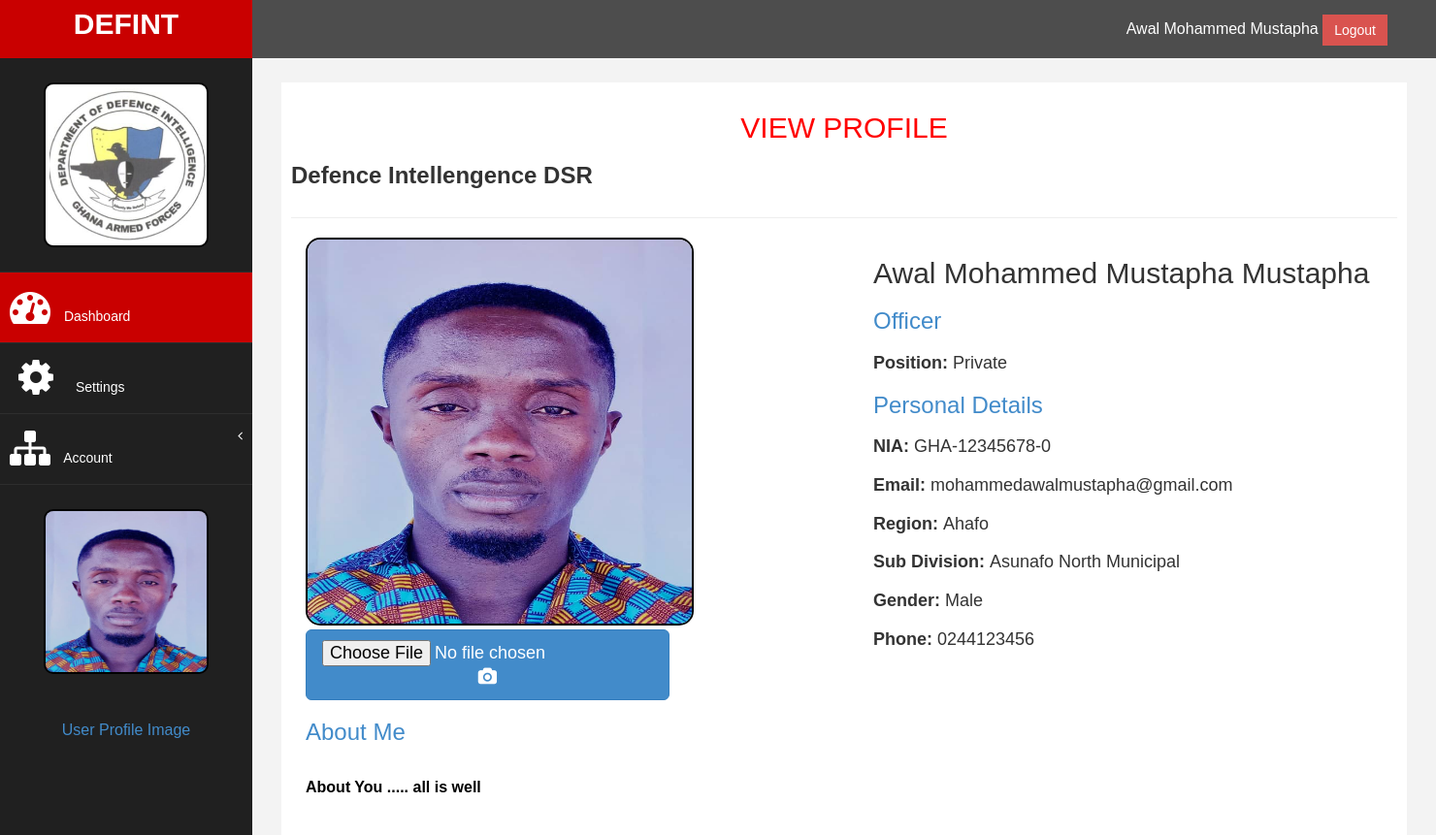
Screenshot of /viewProfile.php (signed in) with the database file from the repository.
### tables this page shows
CREATE TABLE `users` (
  `id` int(11) NOT NULL,
  `fName` varchar(50) NOT NULL,
  `lName` varchar(50) NOT NULL,
  `otherName` varchar(50) NOT NULL,
  `email` varchar(50) NOT NULL,
  `nia` varchar(50) NOT NULL,
  `regimentalNo` varchar(50) NOT NULL,
  `number` varchar(50) NOT NULL,
  `password` varchar(250) NOT NULL,
  `gender` varchar(5) NOT NULL,
  `region` varchar(50) NOT NULL,
  `subDivision` varchar(50) NOT NULL,
  `rank` varchar(50) NOT NULL,
  `profile_img` varchar(64) NOT NULL,
  `created_at` datetime NOT NULL,
  `about` longtext NOT NULL
);

### config/DatabaseConnection.php (called while the page is built, shortened)
<?php
class DatabaseConnection
{
    public function __construct()
    {
      $conn=new mysqli(BD_HOST,BD_USER,BD_PASSWORD,BD_DATABASE);
        return $this->conn=$conn;
     }
}
?>

### controllers/AuthenticationController.php (called while the page is built, shortened)
<?php
class AuthenticationController
{
    public function __construct()
    {
        $db=new DatabaseConnection;
        $this->conn=$db->conn;
    }
public function AuthUserDetail()
{
    $checkAuth=$this->checkIsLoggedIn();
    if($checkAuth){
    $user_id= $_SESSION['auth_user']['user_id'];
    $getUserData=" SELECT * FROM users WHERE id='$user_id' LIMIT 1";
    $result=$this->conn->query($getUserData);
     if($result->num_rows > 0){
       $data=$result->fetch_assoc();
       return $data;
     } else{
        redirect("<h4>Something Went wong </h4>","login.php");
     }
    }else{
        return false;
    }
}
private function checkIsLoggedIn()
{
  if(!isset($_SESSION['authenticated'])){
redirect("<h4 style='color:red;' >Login to Access the page</h4>","login.php");
   return false;
  } else{
return true;
  }
}
}
?>

### viewProfile.php (the view, shortened to what this page needs)
<?php
include('include/header.php')
?>
<?php
include('include/sidebar.php')
?>
<div id="page-wrapper" >
            <div id="page-inner">
                <div class="row">
                    <div class="col-md-12">
                    <div>
                        <h2 style="margin:20px; font-family: sans-serif; text-align:center; text-transform: uppercase;">View Profile </h2>
                       </div>
                        <h3><strong>Defence Intellengence DSR</strong> </h3>
                    </div>
                </div>
                 <hr />
                 <div>
                 <section class="bg-light">
    <div class="container">
        <div class="row">
            <div class="col-lg-12 mb-4 mb-sm-5">
                <div class="card card-style1 border-0">
                    <div class="card-body p-1-9 p-sm-2-3 p-md-6 p-lg-7">
                        <div class="row align-items-center">
                            <div class="col-lg-6 mb-4 mb-lg-0">
                            <?php
                            $image=$data['profile_img'];
                            ?>  <?php
                                    if(empty($image))
                                    {   ?>
                                        <img src="https://bootdey.com/img/Content/avatar/avatar7.png" alt="..."><br>
                                        <?php
                                    }
                                    else
                                    {
                                        ?>
                                        <img src="files/<?=$data['profile_img'] ?>" alt="..."><br>
                                        <?php
                                    }
                               ?>
                                <div class="file btn btn-lg btn-primary">
                                <form method="post" id="form" class="form" enctype="multipart/form-data">
                                <input type="file" id="image" name="image" accept=".jpg, .png, .jpeg"/>
                                <i class="fa fa-camera" style="color:#fff"></i>
                             </form>
                            </div>
                            </div>
                            <div class="col-lg-6 px-xl-10">
                                <div class="bg-secondary d-lg-inline-block py-1-9 px-1-9 px-sm-6 mb-1-9 rounded">
                                    <h3 class="h2 text-white mb-0"><?=$data['fName'] ." ".$data['lName']." ".$data['otherName']; ?></h3>
                                    <span class="text-primary"><h3>Officer</h3></span>
                                </div>
                                <ul class="list-unstyled mb-1-9">
                                    <li class="mb-2 mb-xl-3 display-28"><span class="display-26 text-secondary me-2 font-weight-600"><h4><strong>Position: </strong></span> <?=$data['rank'];  ?></li><span class="text-primary"><h3>Personal Details</h3></span></h4>
                                    <li class="mb-2 mb-xl-3 display-28"><span class="display-26 text-secondary me-2 font-weight-600"><h4><strong>NIA: </strong></span> <?=$data['nia'];  ?></li></h4>
                                    <li class="mb-2 mb-xl-3 display-28"><span class="display-26 text-secondary me-2 font-weight-600"><h4><strong>Email: </strong></span> <?=$data['email'];  ?></li></h4>
                                    <li class="mb-2 mb-xl-3 display-28"><span class="display-26 text-secondary me-2 font-weight-600"><h4><strong>Region: </strong></span> <?=$data['region'];  ?></li></h4>
                                    <li class="mb-2 mb-xl-3 display-28"><span class="display-26 text-secondary me-2 font-weight-600"><h4><strong>Sub Division: </strong></span> <?=$data['subDivision'];  ?></li></h4>
                                    <li class="mb-2 mb-xl-3 display-28"><span class="display-26 text-secondary me-2 font-weight-600"><h4><strong>Gender: </strong></span> <?=$data['gender'];  ?></li></h4>
                                    <li class="display-28"><span class="display-26 text-secondary me-2 font-weight-600"><h4><strong>Phone: </strong></span><?=$data['number'];  ?></li></h4>
                                </ul>
                            </div>
                        </div>
                    </div>
                </div>
            </div>
            <div class="col-lg-12 mb-4 mb-sm-5">
                <div>
                    <span class="section-title text-primary mb-3 mb-sm-4"><h3>About Me</h3></span>
                    <p class="mb-0" style="color:black; font-weight:bold">  <?=$data['about'];  ?></p>
                </div>
            </div>
        </div>
    </div>
</section>
                 </div>
    </div>
            </div>
        </div>
<?php
include('include/footer.php')
?>

### include/sidebar.php (shortened to what this page needs)
<?php
include_once('controllers/AuthenticationController.php');
$authenticated=new AuthenticationController;
$data = $authenticated->authUserDetail();
?>
<body>
    <div id="wrapper">
        <nav class="navbar navbar-default navbar-cls-top " role="navigation" style="margin-bottom: 0">
            <div class="navbar-header">
                <a class="navbar-brand" href="home.php">DEFINT</a>
            </div>
  <div style="color: white;
padding: 15px 50px 5px 50px;
float: right;
font-size: 16px;"> <form action="" method="POST">
                        <?= $_SESSION['auth_user']['user_fname']." ".$_SESSION['auth_user']['user_lname']." "; ?>     <button type="submit" class="btn btn-danger square-btn-adjust" name="logout">Logout</button>
                        </form>  </div>
</nav>
                <nav class="navbar-default navbar-side" role="navigation">
            <div class="sidebar-collapse">
                <ul class="nav" id="main-menu">
				<li class="text-center">
                    <img src="image/logo.jpeg" class="user-image img-responsive"/>
					</li>
                    <li>
                        <a class="active-menu"  href="home.php"><i class="fa fa-dashboard fa-3x"></i> Dashboard</a>
                    </li>
                    <li>
                        <a  href="settings.php"><i class="fa fa-cog fa-spin fa-3x fa-fw"></i> Settings</a>
                    </li>
                   <li>
                        <a href="#"><i class="fa fa-sitemap fa-3x"></i> Account<span class="fa arrow"></span></a>
                      </li>
                </ul>
            </div>
            <div>
            <?php
                $image=$data['profile_img'];
                if(empty($image))
                {
                   ?>
                  <img src="https://bootdey.com/img/Content/avatar/avatar7.png" alt="..." class="user-image img-responsive">
                <?php
                    }
                    else
                    {
                        ?>
                        <img src="files/<?=$data['profile_img'] ?>" alt="..." class="user-image img-responsive"/>
                        <?php
                    }
                ?>
            <p style="color:white; text-align:center;"><a href="viewProfile.php"> User Profile Image</a></p>
            </div>
        </nav>

### assets/css/custom.css (style rules this page uses)
body { font-family: 'Open Sans', sans-serif; }
#wrapper { width: 100%; background:#202020; }
#page-wrapper { padding: 15px 15px; min-height: 600px; background:#F3F3F3; }
#page-inner { width:100%; margin:10px 20px 10px 0px; background-color:#fff!important; padding:10px; min-height:1200px; }
.text-center { text-align:center; }
h2 { color: #f00; }
h4 { padding-top:10px; }
.square-btn-adjust { border: 0px solid transparent; -webkit-border-radius: 0px; -moz-border-radius: 0px; border-radius: 0px; }
p { font-size:16px; line-height:25px; padding-top:20px; }
.user-image { margin: 25px auto; -webkit-border-radius: 10px; -moz-border-radius: 10px; border-radius: 10px; max-height:170px; max-width:170px; }
.navbar-cls-top .navbar-brand { color: #fff; background: #C90000; width: 260px; text-align: center; height: 60px; font-size: 30px; font-weight: 700; }
.active-menu { background-color:#C90000!important; }
.arrow { float: right; }
.fa.arrow:before { content: "\f104"; }
.sidebar-collapse , .sidebar-collapse .nav { background:none; }
.sidebar-collapse .nav { padding:0; }
.sidebar-collapse .nav > li > a { color:#fff; background:#202020; text-shadow:none; }
.sidebar-collapse > .nav > li > a { padding:15px 10px; }
.sidebar-collapse > .nav > li { border-bottom: 1px solid rgba(107, 108, 109, 0.19); }
.navbar-side { border:none; background-color: #202020; }
.navbar-cls-top { background:#4D4D4D; border-bottom:none; }
.navbar-default { border:0px solid black; }
.navbar-header { background: #A70303; }
.nav > li > a > i { margin-right:10px; }
@media (min-width:768px) { #page-wrapper { margin: 0 0 0 260px; padding: 15px 30px; min-height: 1200px; } }
@media (min-width:768px) { .navbar-side { z-index: 1; position: absolute; width: 260px; } }
@media (min-width:768px) { .navbar { border-radius: 0px; } }

### viewProfile.php (style rules this page uses)
body { font-family: sans-serif; }
img { overflow-clip-margin: content-box; overflow: clip; border: 2px solid black; border-radius:15px; height: 400px; width: 400px; }
.file { margin-top:4px; }

### rows the page displays
users: profile_img (picture), fName "Awal", lName "Mohammed Mustapha", otherName "Mustapha", rank "Private", nia "GHA-12345678-0", email "mohammedawalmustapha@gmail.com", region "Ahafo", subDivision "Asunafo North Municipal", gender "Male", number "0244123456", about "About You ..... all is well"

### other values shown
$_SESSION['auth_user']['user_fname'] "Awal"
$_SESSION['auth_user']['user_lname'] "Mohammed Mustapha"
